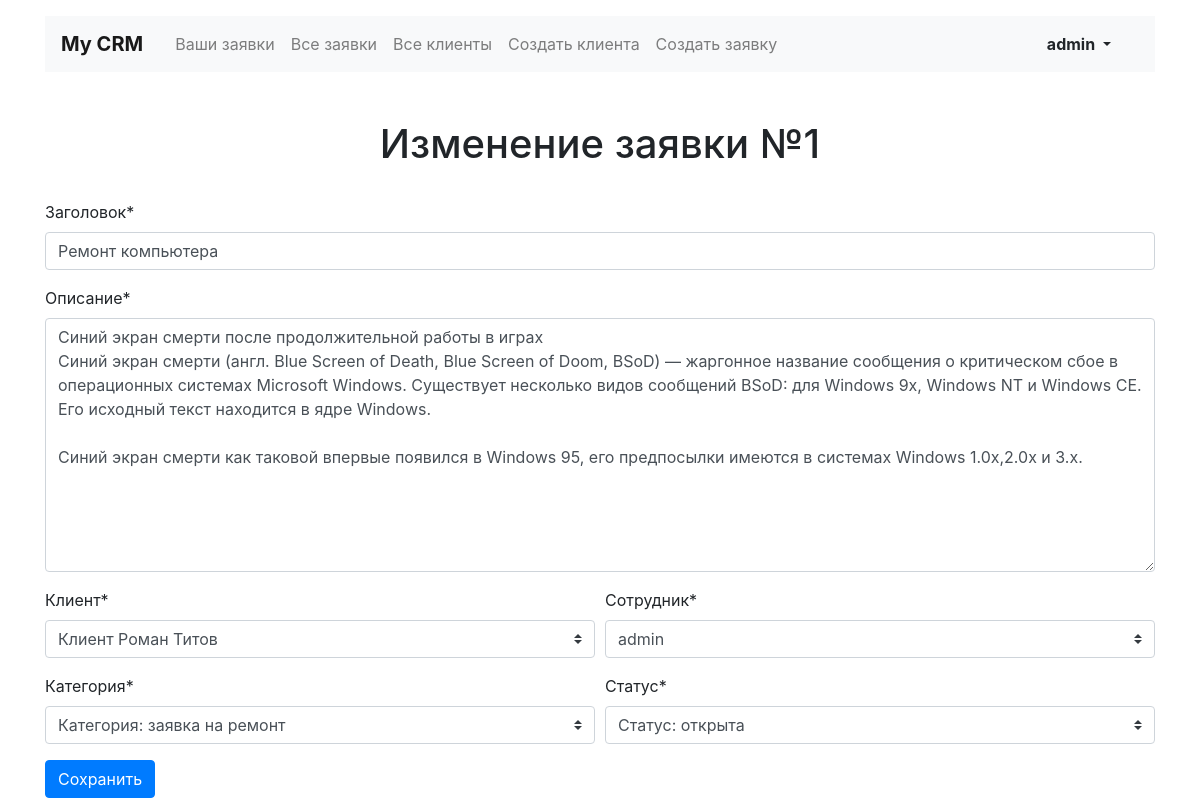
/applications/edit/1/ (signed in), run on an earlier commit of the app's database.
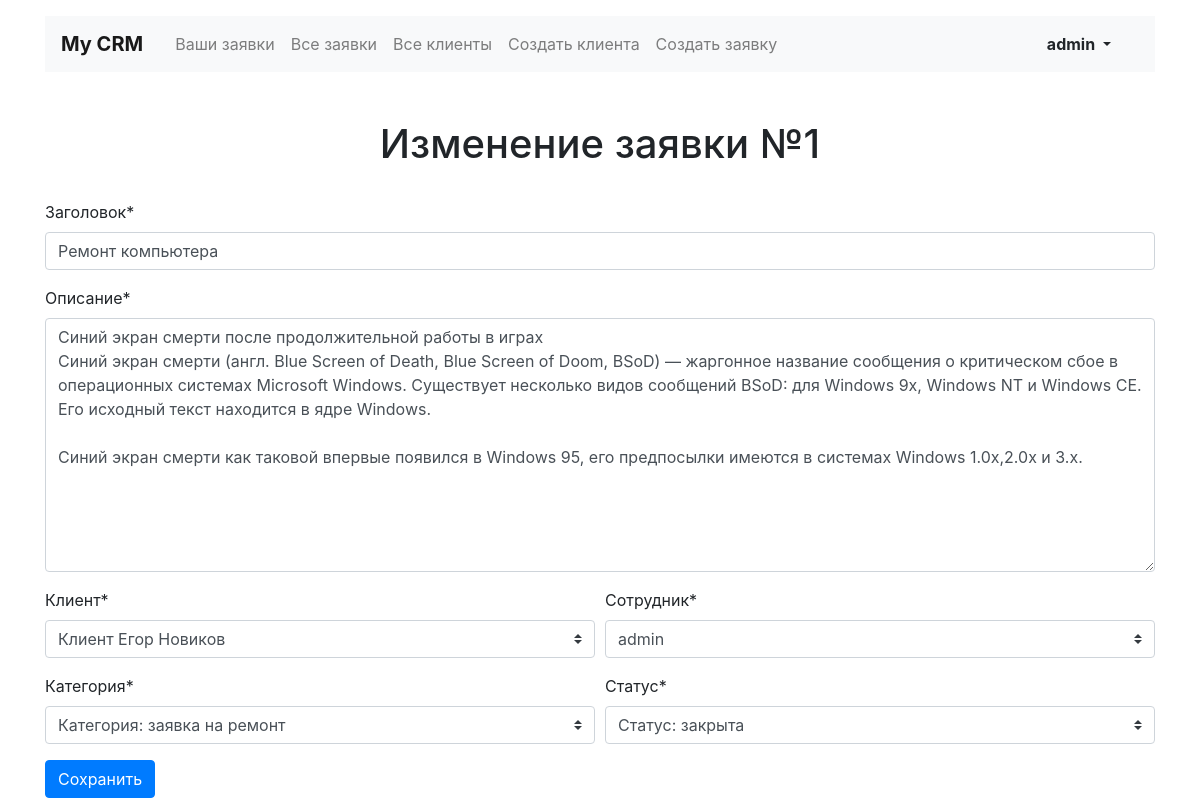
And on a later commit of the database.
### crm/models.py (models this page shows, shortened)
class Application(models.Model):
    title = models.CharField('Заголовок', max_length=128)
    category = models.ForeignKey(
        Category,
        verbose_name='Категория',
        null=True,
        on_delete=models.SET_NULL,
    )
    client = models.ForeignKey(
        Client,
        verbose_name='Клиент',
        null=True,
        on_delete=models.SET_NULL,
    )
    employee = models.ForeignKey(
        settings.AUTH_USER_MODEL,
        verbose_name='Сотрудник',
        null=True,
        on_delete=models.SET_NULL,
    )
    description = models.TextField(
        'Описание',
    )
    status = models.ForeignKey(
        Status,
        verbose_name='Статус',
        on_delete=models.PROTECT,
    )
    creation_date = models.DateTimeField(auto_now_add=True)
    class Meta:
        verbose_name = 'Заявка'
        verbose_name_plural = 'Заявки'
    objects = ApplicationQuerySet.as_manager()

class Category(models.Model):
    title = models.CharField(max_length=128)
    class Meta:
        verbose_name = 'Категория'
        verbose_name_plural = 'Категории'
    def __str__(self):
        return f"Категория: {self.title}"

class Status(models.Model):
    title = models.CharField(max_length=128)
    class Meta:
        verbose_name = 'Статус'
        verbose_name_plural = 'Статусы'
    def __str__(self):
        return f"Статус: {self.title}"

### crm/views/application.py (the view)
class ApplicationEditView(
    AdministratorOrModelEmployeeMixin,
    ApplicationBaseEditorView,
    UpdateView,
):
    success_message = "Заявка изменена"
    form_class = forms.ApplicationEditForm
    def get_context_data(self, *args, **kwargs):
        context = super().get_context_data(*args, **kwargs)
        context['title'] = f'Изменение заявки №{self.object.id}'
        return context

### crm/forms.py
class ApplicationEditForm(ApplicationForm):
    button_message = 'Исправить'

### crm/mixins.py (called while the page is built)
    def dispatch(self, request, *args, **kwargs):
        try:
            employee = self.model.objects.get(pk=kwargs['pk']).employee
        except:
            return redirect(self.redirect_url)
        if employee != request.user and not request.user.is_administrator:
            return redirect(self.redirect_url)
        return super().dispatch(request, *args, **kwargs)

### crm/models.py (called while the page is built)
    def __str__(self):
        return f"Клиент {self.first_name} {self.last_name}"

### crm/templates/crm/application/application_create.html
{% extends "../base/base.html" %}
{% load ru_pluralize %}
{% load crispy_forms_tags %}
{% block content %}
<section class="row pt-2">
    <h1 class="h1 text-center mx-auto mt-4">{{ title }}</h1>
    <div class="col-12 mt-4">
        {% crispy form %}
    </div>
</section>
{% endblock content %}

What changed in the data, as far as the page shows it:
changed Application "admin": client "Клиент Роман Титов" → "Клиент Егор Новиков"; status "Статус: открыта" → "Статус: закрыта"
